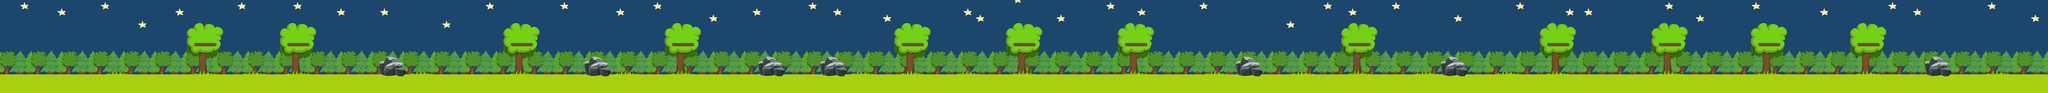

Below is a game level as drawn by its tile map, then a one-line description and the .tmx that defines it (tile-layer data replaced by summaries):
An orthogonal 330x15 tile map with 32x32 px tiles, 2 tile layers (sky, ground) and 83 objects (13x ground, 12x wrong, 12x correct, 9x t3, 8x t4, ...).

<map version="1.0" orientation="orthogonal" renderorder="right-down" width="330" height="15" tilewidth="32" tileheight="32">
 <tileset firstgid="1" name="forest_night_tileset" tilewidth="32" tileheight="32">
  <image source="gfx/forest_night_tileset.png" width="192" height="1332" />
 </tileset>
 <layer name="sky" width="330" height="15">
  <data>[4950 cells, 4950 non-empty, 22 distinct tile ids]</data>
 </layer>
 <layer name="ground" width="330" height="15">
  <data>[4950 cells, 4950 non-empty, 114 distinct tile ids]</data>
 </layer>
 <objectgroup name="Object Layer 1" width="0" height="0">
  <object name="ground" x="0" y="395" width="10557" height="81" />
  <object name="ground" x="996" y="223" width="125" height="14" />
  <object name="ground" x="1473" y="222" width="127" height="14" />
  <object name="ground" x="2630" y="223" width="124" height="13" />
  <object name="ground" x="3461" y="222" width="124" height="15" />
  <object name="ground" x="4645" y="222" width="124" height="15" />
  <object name="ground" x="5224" y="221" width="117" height="15" />
  <object name="ground" x="5802" y="223" width="120" height="14" />
  <object name="ground" x="6950" y="222" width="124" height="14" />
  <object name="ground" x="7973" y="225" width="125" height="13" />
  <object name="ground" x="8549" y="224" width="126" height="12" />
  <object name="ground" x="9060" y="225" width="127" height="11" />
  <object name="ground" x="9574" y="224" width="121" height="12" />
  <object name="fence" x="1974" y="314" width="85" height="77" />
  <object name="fence" x="3029" y="313" width="87" height="76" />
  <object name="fence" x="3927" y="319" width="87" height="76" />
  <object name="fence" x="4249" y="319" width="87" height="76" />
  <object name="fence" x="6391" y="319" width="87" height="76" />
  <object name="fence" x="7444" y="319" width="87" height="76" />
  <object name="fence" x="9945" y="316" width="87" height="76" />
  <object name="t3" x="1004" y="164" width="48" height="48" />
  <object name="t4" x="1063" y="163" width="48" height="48" />
  <object name="t8" x="1032" y="320" width="48" height="48" />
  <object name="wrong" x="1025" y="4" width="61" height="213" />
  <object name="correct" x="1024" y="243" width="62" height="142" />
  <object name="wrong" x="1504" y="2" width="66" height="216" />
  <object name="correct" x="1503" y="242" width="65" height="147" />
  <object name="t6" x="1512" y="163" width="48" height="48" />
  <object name="t3" x="1483" y="320" width="48" height="48" />
  <object name="t4" x="1541" y="320" width="48" height="48" />
  <object name="t5" x="2660" y="164" width="48" height="48" />
  <object name="t4" x="2643" y="319" width="48" height="48" />
  <object name="t2" x="2700" y="319" width="48" height="48" />
  <object name="wrong" x="2656" y="6" width="64" height="212" />
  <object name="correct" x="2658" y="239" width="59" height="150" />
  <object name="t3" x="3492" y="159" width="48" height="48" />
  <object name="t1" x="3472" y="321" width="48" height="48" />
  <object name="t1" x="3527" y="320" width="48" height="48" />
  <object name="correct" x="3489" y="9" width="62" height="208" />
  <object name="wrong" x="3489" y="246" width="64" height="143" />
  <object name="t9" x="4659" y="165" width="48" height="48" />
  <object name="t1" x="4714" y="165" width="48" height="48" />
  <object name="t6" x="4716" y="319" width="48" height="48" />
  <object name="t6" x="4661" y="320" width="48" height="48" />
  <object name="wrong" x="4671" y="8" width="63" height="209" />
  <object name="correct" x="4673" y="244" width="62" height="142" />
  <object name="t4" x="5256" y="161" width="48" height="48" />
  <object name="t3" x="5289" y="320" width="48" height="48" />
  <object name="t2" x="5234" y="320" width="48" height="48" />
  <object name="correct" x="5251" y="243" width="62" height="142" />
  <object name="wrong" x="5250" y="5" width="63" height="209" />
  <object name="t8" x="5831" y="162" width="48" height="48" />
  <object name="t3" x="5811" y="320" width="48" height="48" />
  <object name="t4" x="5867" y="320" width="48" height="48" />
  <object name="correct" x="5824" y="7" width="64" height="212" />
  <object name="wrong" x="5826" y="241" width="63" height="149" />
  <object name="t10" x="6984" y="159" width="48" height="48" />
  <object name="correct" x="6979" y="5" width="64" height="212" />
  <object name="wrong" x="6979" y="239" width="63" height="149" />
  <object name="t5" x="6961" y="322" width="48" height="48" />
  <object name="t4" x="7016" y="321" width="48" height="48" />
  <object name="t2" x="7984" y="162" width="48" height="48" />
  <object name="correct" x="8004" y="243" width="63" height="147" />
  <object name="wrong" x="8003" y="8" width="63" height="206" />
  <object name="t4" x="8010" y="325" width="48" height="48" />
  <object name="t1" x="8043" y="163" width="48" height="48" />
  <object name="wrong" x="8578" y="11" width="63" height="206" />
  <object name="correct" x="8579" y="244" width="63" height="147" />
  <object name="t3" x="8561" y="162" width="48" height="48" />
  <object name="t4" x="8616" y="161" width="48" height="48" />
  <object name="t5" x="8565" y="324" width="48" height="48" />
  <object name="t3" x="8620" y="324" width="48" height="48" />
  <object name="correct" x="9092" y="11" width="63" height="206" />
  <object name="wrong" x="9093" y="243" width="63" height="147" />
  <object name="t8" x="9098" y="162" width="48" height="48" />
  <object name="t3" x="9133" y="323" width="48" height="48" />
  <object name="t3" x="9073" y="324" width="48" height="48" />
  <object name="wrong" x="9602" y="6" width="63" height="206" />
  <object name="correct" x="9598" y="248" width="63" height="147" />
  <object name="t2" x="9588" y="160" width="48" height="48" />
  <object name="t2" x="9582" y="316" width="48" height="48" />
  <object name="t6" x="9644" y="160" width="48" height="48" />
  <object name="end" x="10526" y="2" width="12" height="386" />
 </objectgroup>
</map>
